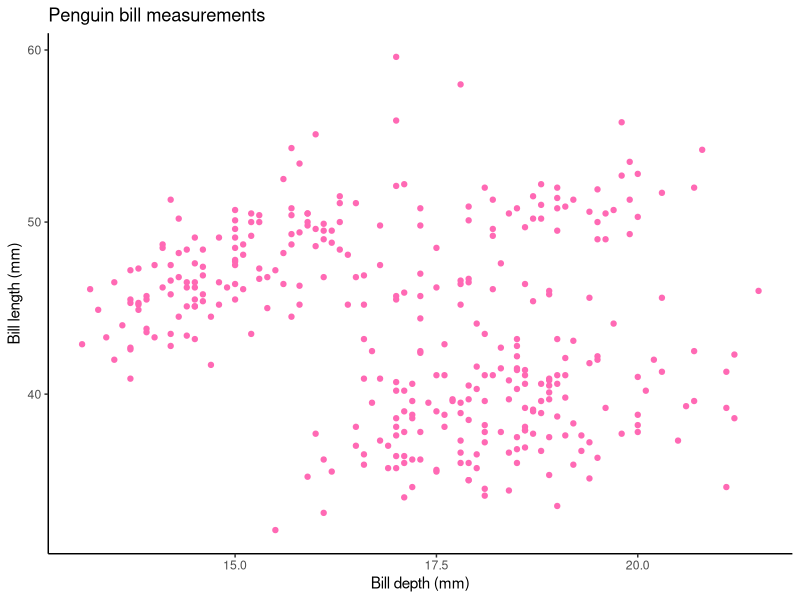

R code for this plot:
library(palmerpenguins)
library(ggplot2)

ggplot(penguins, aes(x = bill_depth_mm, y = bill_length_mm)) +
  geom_point(col = "hotpink") +
  labs(
    title = "Penguin bill measurements",
    x = "Bill depth (mm)",
    y = "Bill length (mm)"
  ) +
  theme_classic()
